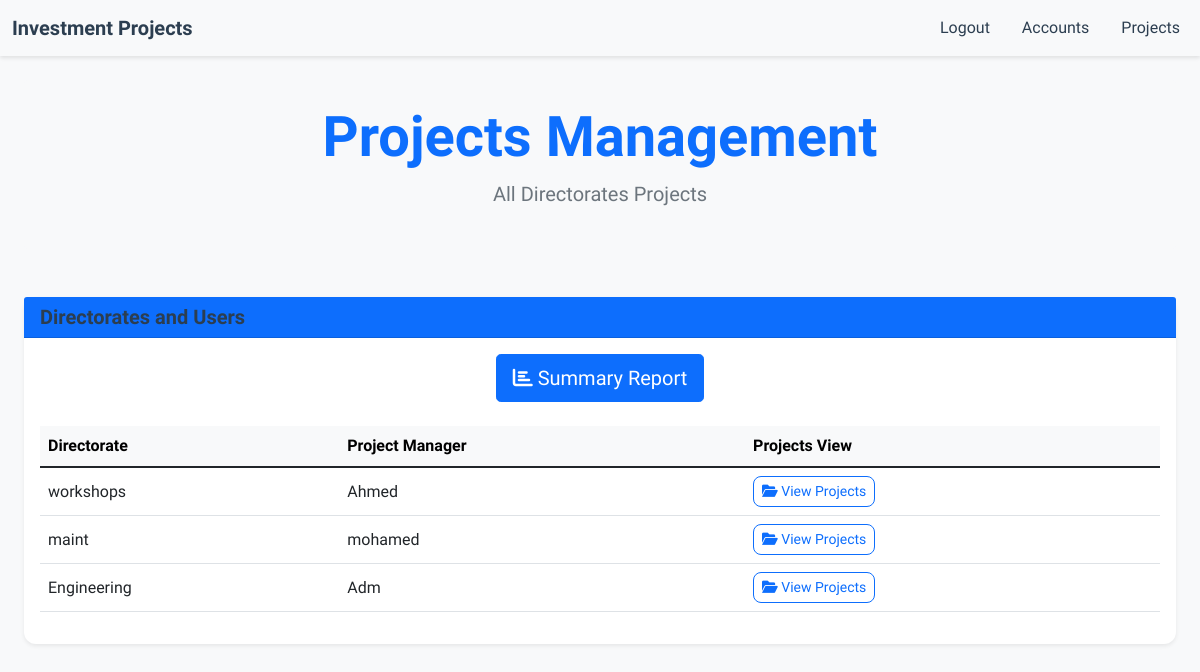
The app's page /admin/index (signed in) with its own data.
### models.py (models this page shows, shortened)
class User(UserMixin, db.Model):
    __tablename__ = 'user'  # Explicitly set the table name
    id = db.Column(db.Integer, primary_key=True)
    username = db.Column(db.String(80), unique=True, nullable=False)
    email = db.Column(db.String(120), unique=True, nullable=True)
    code = db.Column(db.String(20), nullable=False)
    directorate = db.Column(db.String(150), unique=True, nullable=True)
    password = db.Column(db.String(120), nullable=False)
    is_approved = db.Column(db.Boolean, default=False)  # For admin approval
    is_active = db.Column(db.Boolean, default=True)    # For user activation status
    projects = db.relationship('Project', backref='user', lazy=True, cascade='all, delete-orphan')

### routes.py (the view)
    @app.route('/admin/index')
    @login_required
    def admin_index():
        if current_user.username != 'admin':
            flash('You do not have permission to access this page.', 'danger')
            return redirect(url_for('dashboard'))
        users = User.query.filter(User.username != 'admin').all()
        directorates = {}
        for user in users:
            if user.directorate not in directorates:
                directorates[user.directorate] = []
            directorates[user.directorate].append(user)
        return render_template('admin_index.html', directorates=directorates)

### app.py (called while the page is built)
@login_manager.user_loader
def load_user(user_id):
    return User.query.get(int(user_id))

### templates/admin_index.html (shortened to what this page needs)
{% extends "base.html" %}
{% block content %}
<div class="container">
    <header class="text-center mb-5 py-4 bg-light rounded">
        <h1 class="display-4 fw-bold text-primary">Projects Management</h1>
        <p class="lead text-muted">All Directorates Projects</p>
    </header>
    <div class="card shadow-sm">
        <div class="card-header bg-primary text-white">
            <h5 class="card-title mb-0">Directorates and Users</h5>
        </div>
        <div class="card-body">
            <div class="table-responsive">
                <div class="text-center mb-4">
                    <a href="{{ url_for('admin_report') }}" class="btn btn-primary btn-lg">
                        <i class="fas fa-chart-bar"></i> Summary Report
                    </a>
                </div>
                <table class="table table-hover align-middle">
                    <thead class="table-light">
                        <tr>
                            <th>Directorate</th>
                            <th>Project Manager</th>
                            <th>Projects View</th>
                        </tr>
                    </thead>
                    <tbody>
                        {% for directorate, users in directorates.items() %}
                            {% for user in users %}
                                <tr>
                                    <td>{{ directorate }}</td>
                                    <td>{{ user.username }}</td>
                                    <td>
                                        <a href="{{ url_for('admin_projects', user_id=user.id) }}" class="btn btn-sm btn-outline-primary">
                                            <i class="fas fa-folder-open"></i> View Projects
                                        </a>
                                    </td>
                                </tr>
                            {% endfor %}
                        {% endfor %}
                    </tbody>
                </table>
            </div>
        </div>
    </div>
</div>
<link href="https://cdnjs.cloudflare.com/ajax/libs/font-awesome/6.0.0-beta3/css/all.min.css" rel="stylesheet">
{% endblock %}

### templates/base.html (style rules this page uses)
body { font-family: 'Tajawal', sans-serif; background-color: #f8f9fa; }
.container { max-width: 1200px; }
.card { border: none; border-radius: 12px; box-shadow: 0 4px 8px rgba(0, 0, 0, 0.1); transition: transform 0.2s; }
.card-title { font-weight: 700; color: #2c3e50; }

### templates/admin_index.html (style rules this page uses)
body { font-family: 'Tajawal', sans-serif; }
.card { border: none; border-radius: 12px; }
.card-header { border-radius: 12px 12px 0 0; }
.btn-outline-primary { border-radius: 8px; transition: all 0.3s ease; }
.table th, .table td { vertical-align: middle; }

### records on screen
User: directorate "workshops", username "Ahmed"
User: directorate "maint", username "mohamed"
User: directorate "Engineering", username "Adm"
